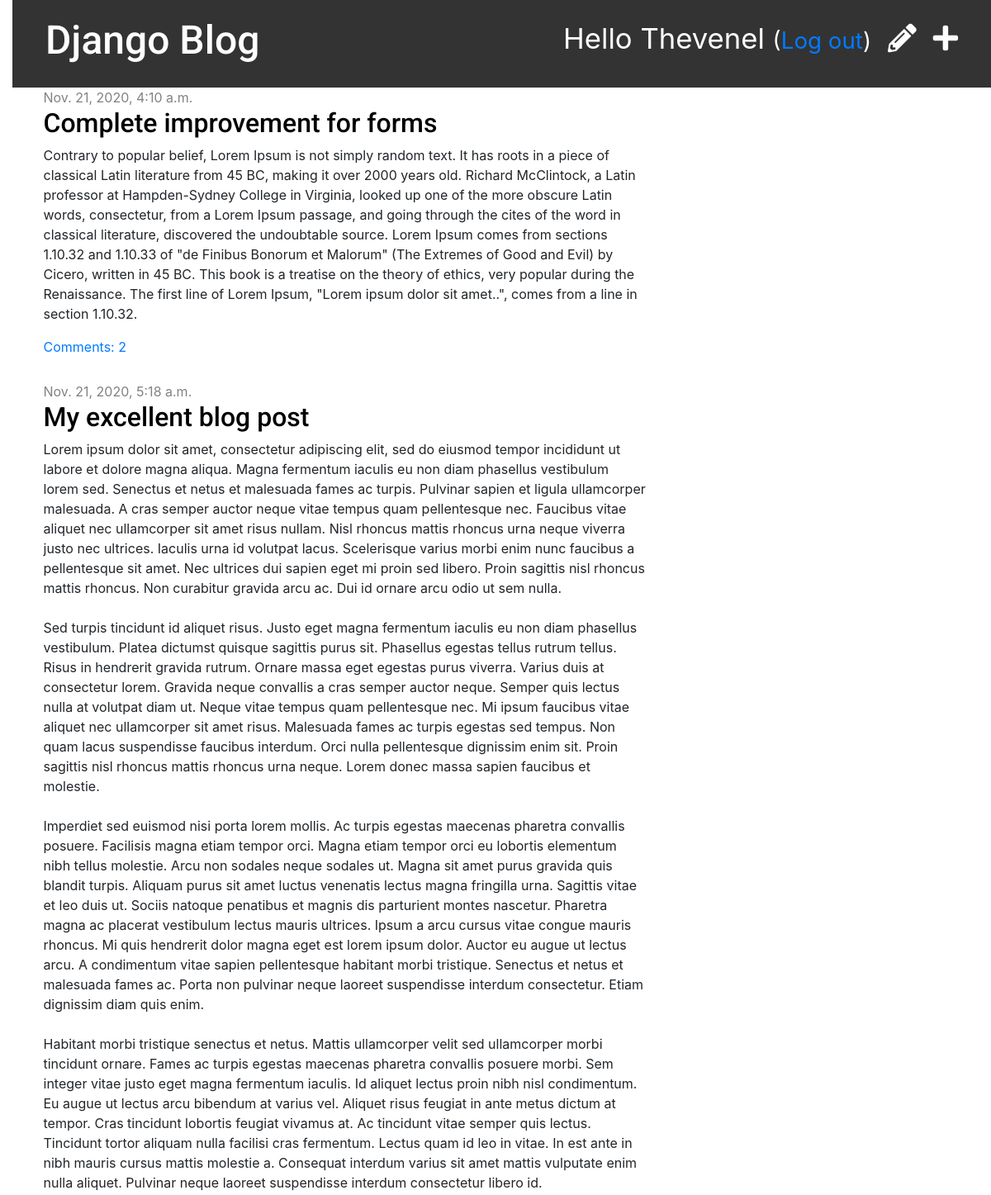
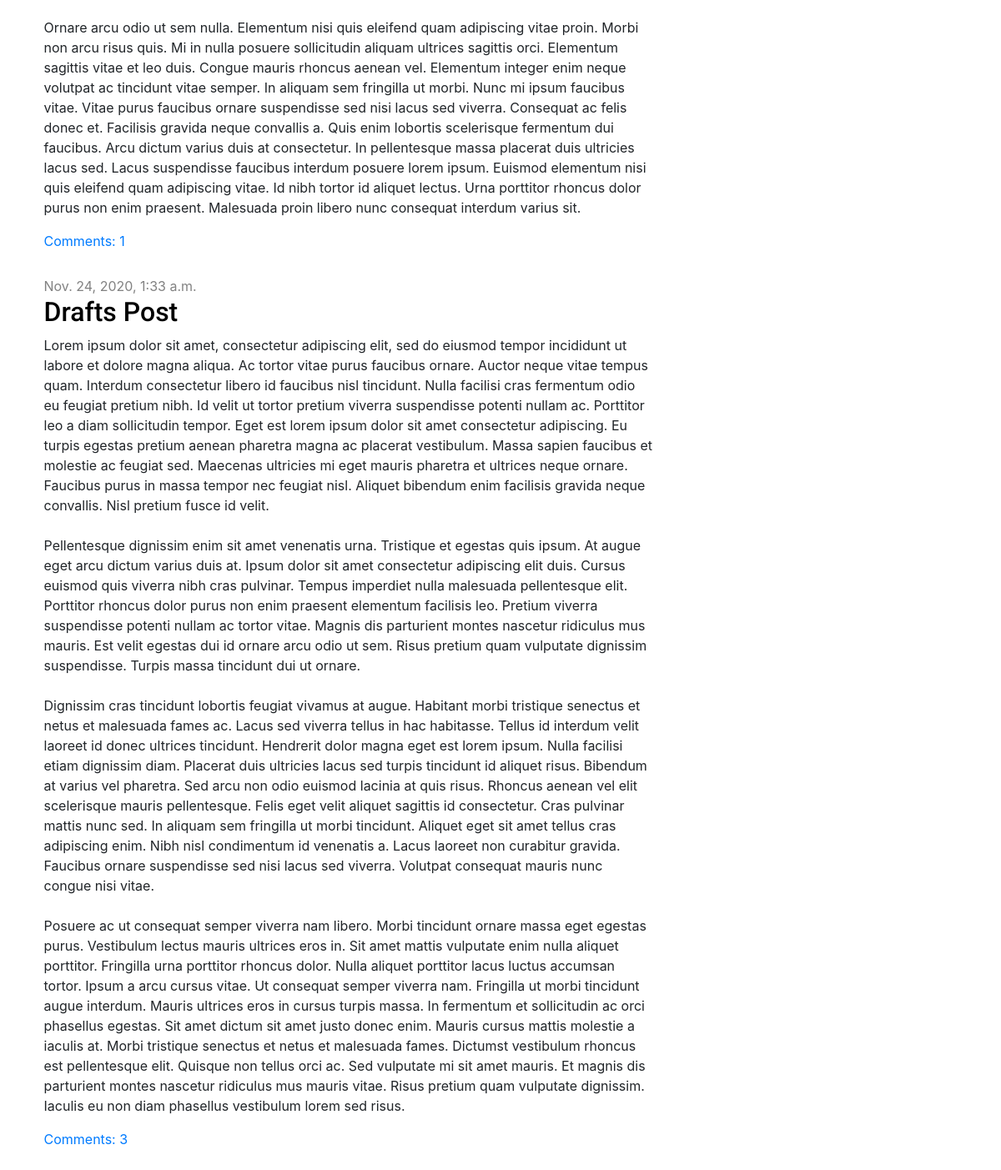
The app's page / (signed in) with its own data (2 pictures, top to bottom).
### blog/models.py (models this page shows, shortened)
class Post(models.Model):
    author = models.ForeignKey(settings.AUTH_USER_MODEL, on_delete = models.CASCADE)
    title = models.CharField(max_length=200)
    text = models.TextField()
    created_date = models.DateTimeField(default=timezone.now)
    published_date = models.DateTimeField(blank=True, null=True)
    def approved_comments(self):
        return self.comments.filter(approved_comment = True)

### blog/views.py (the view)
# urls.py: path('', views.post_list, name = 'post_list'),
def post_list(request):
    posts = Post.objects.filter(published_date__lte=timezone.now()).order_by('published_date')
    return render(request, 'blog/post_list.html', {'posts' : posts})

### blog/templates/blog/post_list.html
{% extends 'blog/base.html' %}
{% block content %}
    {% for post in posts %}
    <div class="post">
        <div class="date">
            {{post.published_date}}
        </div>
        <h2><a href="{% url 'post_detail' pk=post.pk %}">{{ post.title }}</a></h2>
        <p> {{ post.text|linebreaksbr }} </p>
        <a href="{% url 'post_detail' pk=post.pk %}">Comments: {{ post.approved_comments.count }}</a>
    </div>
    {% endfor %}
{% endblock content %}

### blog/templates/blog/base.html (shortened to what this page needs)
{% load static %}
<!DOCTYPE html>
<html lang="en">
<head>
    <link rel="stylesheet" href="{% static 'css/blog.css' %}">
    <link rel="stylesheet" href="https://cdn.jsdelivr.net/npm/bootstrap@4.5.3/dist/css/bootstrap.min.css">
    <link rel="stylesheet" href="https://use.fontawesome.com/releases/v5.15.1/css/all.css">
</head>
<body>
    <div class="page-header">
        {% if user.is_authenticated %}
        <a href="{% url 'post_new' %}" class="top-menu"><span><i class="fas fa-plus"></i></span></a>
        <a href="{% url 'post_draft_list' %}" class="top-menu"><span><i class="fas fa-pencil-alt"></i></span></a>
        <p class="top-menu">Hello {{ user.username.title }} <small>(<a href="{% url 'logout' %}">Log out</a>)</small></p>
        {% else %}
        <a href="{% url 'login' %}" class="top-menu"><span><i class="fas fa-user-lock"></i></span></a>
        {% endif %}
        <h1><a href="/">Django Blog</a></h1>
    </div>
    <div class="content container">
        <div class="row">
            <div class="col-md-8">
                {% block content %}
                {% endblock %}
            </div>
        </div>
    </div>
</body>
</html>

### blog/static/css/blog.css (style rules this page uses)
body { padding-left: 15px; }
h1 a, h2 a { color: #ccc; font-family: 'Roboto', sans-serif; }
.page-header { background-color: #333; margin-top: 0; padding: 20px 20px 20px 40px; }
.page-header h1, .page-header h1 a, .page-header h1 a:visited, .page-header h1 a:active { color: #ffffff; font-size: 36pt; text-decoration: none; }
.content { margin-left: 40px; }
h1, h2, h3, h4 { font-family: 'Lobster', cursive; }
.date { color: #828282; }
.top-menu, .top-menu:hover, .top-menu:visited { color: #ffffff; float: right; font-size: 26pt; margin-right: 20px; }
.post { margin-bottom: 30px; }
.post h2 a, .post h2 a:visited { color: #000000; }

### records on screen
Post: published_date "Nov. 21, 2020, 4:10 a.m.", title "Complete improvement for forms", text "Contrary to popular belief, Lorem Ipsum is not simply random text. It has roots in a piece of classical Latin literature from 45 BC, making it over 2000 years old. Richard McClintock, a Latin professor at Hampden-Sydney College in Virginia, looked up one of the more obscure Latin words, consectetur, from a Lorem Ipsum passage, and going through the cites of the word in classical literature, discovered the undoubtable source. Lorem Ipsum comes from sections 1.10.32 and 1.10.33 of \"de Finibus Bonorum et Malorum\" (The Extremes of Good and Evil) by Cicero, written in 45 BC. This book is a treatise on the theory of ethics, very popular during the Renaissance. The first line of Lorem Ipsum,…", approved_comments.count "2"
Post: published_date "Nov. 21, 2020, 5:18 a.m.", title "My excellent blog post", text "Lorem ipsum dolor sit amet, consectetur adipiscing elit, sed do eiusmod tempor incididunt ut labore et dolore magna aliqua. Magna fermentum iaculis eu non diam phasellus vestibulum lorem sed. Senectus et netus et malesuada fames ac turpis. Pulvinar sapien et ligula ullamcorper malesuada. A cras semper auctor neque vitae tempus quam pellentesque nec. Faucibus vitae aliquet nec ullamcorper sit amet risus nullam. Nisl rhoncus mattis rhoncus urna neque viverra justo nec ultrices. Iaculis urna id volutpat lacus. Scelerisque varius morbi enim nunc faucibus a pellentesque sit amet. Nec ultrices dui sapien eget mi proin sed libero. Proin sagittis nisl rhoncus mattis rhoncus. Non curabitur gravida…", approved_comments.count "1"
Post: published_date "Nov. 24, 2020, 1:33 a.m.", title "Drafts Post", text "Lorem ipsum dolor sit amet, consectetur adipiscing elit, sed do eiusmod tempor incididunt ut labore et dolore magna aliqua. Ac tortor vitae purus faucibus ornare. Auctor neque vitae tempus quam. Interdum consectetur libero id faucibus nisl tincidunt. Nulla facilisi cras fermentum odio eu feugiat pretium nibh. Id velit ut tortor pretium viverra suspendisse potenti nullam ac. Porttitor leo a diam sollicitudin tempor. Eget est lorem ipsum dolor sit amet consectetur adipiscing. Eu turpis egestas pretium aenean pharetra magna ac placerat vestibulum. Massa sapien faucibus et molestie ac feugiat sed. Maecenas ultricies mi eget mauris pharetra et ultrices neque ornare. Faucibus purus in massa…", approved_comments.count "3"

### other values on screen
{{ user.username.title }} "Thevenel"
